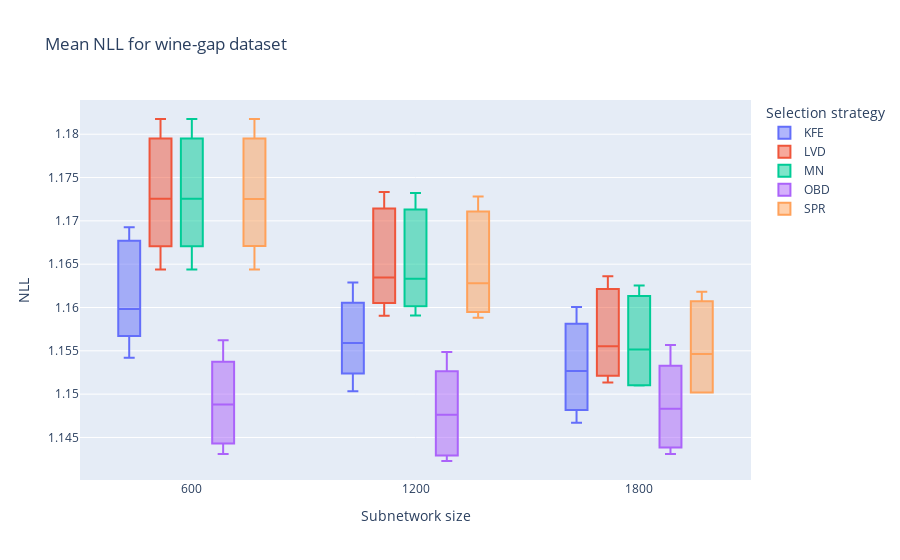

Source (notebook cell):
### Markdown cell above
#### Plot Mean and Standard Deviation of Negative Log Likelihoods of different selection strategies on wine-gap dataset

### Code cell
plot_nll(path="results/wine_GAP_*LA*.json", title="Mean NLL for wine-gap dataset")

### Figure 1 — Plotly figure (JSON) as saved in the notebook; plotly's stock layout.template omitted (floating-point values rounded to 4 significant figures)
{"data": [{"alignmentgroup": "True", "customdata": [[0, "GAP"], [0, "GAP"], [0, "GAP"], [1, "GAP"], [1, "GAP"], [1, "GAP"], [2, "GAP"], [2, "GAP"], [2, "GAP"], [3, "GAP"], [3, "GAP"], [3, "GAP"], [4, "GAP"], [4, "GAP"], [4, "GAP"]], "hovertemplate": "Selection strategy=KFE<br>Subnetwork size=%{x}<br>NLL=%{y}<br>seed=%{customdata[0]}<br>split=%{customdata[1]}<extra></extra>", "legendgroup": "KFE", "marker": {"color": "#636efa"}, "name": "KFE", "notched": false, "offsetgroup": "KFE", "orientation": "v", "quartilemethod": "exclusive", "showlegend": true, "type": "box", "x": [600, 1200, 1800, 600, 1200, 1800, 600, 1200, 1800, 600, 1200, 1800, 600, 1200, 1800], "x0": " ", "xaxis": "x", "y": [1.154, 1.15, 1.147, 1.16, 1.156, 1.153, 1.166, 1.158, 1.156, 1.169, 1.163, 1.16, 1.159, 1.154, 1.15], "y0": " ", "yaxis": "y"}, {"alignmentgroup": "True", "customdata": [[0, "GAP"], [0, "GAP"], [0, "GAP"], [1, "GAP"], [1, "GAP"], [1, "GAP"], [2, "GAP"], [2, "GAP"], [2, "GAP"], [3, "GAP"], [3, "GAP"], [3, "GAP"], [4, "GAP"], [4, "GAP"], [4, "GAP"]], "hovertemplate": "Selection strategy=LVD<br>Subnetwork size=%{x}<br>NLL=%{y}<br>seed=%{customdata[0]}<br>split=%{customdata[1]}<extra></extra>", "legendgroup": "LVD", "marker": {"color": "#EF553B"}, "name": "LVD", "notched": false, "offsetgroup": "LVD", "orientation": "v", "quartilemethod": "exclusive", "showlegend": true, "type": "box", "x": [600, 1200, 1800, 600, 1200, 1800, 600, 1200, 1800, 600, 1200, 1800, 600, 1200, 1800], "x0": " ", "xaxis": "x", "y": [1.164, 1.159, 1.151, 1.17, 1.163, 1.156, 1.177, 1.17, 1.161, 1.182, 1.173, 1.164, 1.173, 1.162, 1.153], "y0": " ", "yaxis": "y"}, {"alignmentgroup": "True", "customdata": [[0, "GAP"], [0, "GAP"], [0, "GAP"], [1, "GAP"], [1, "GAP"], [1, "GAP"], [2, "GAP"], [2, "GAP"], [2, "GAP"], [3, "GAP"], [3, "GAP"], [3, "GAP"], [4, "GAP"], [4, "GAP"], [4, "GAP"]], "hovertemplate": "Selection strategy=MN<br>Subnetwork size=%{x}<br>NLL=%{y}<br>seed=%{customdata[0]}<br>split=%{customdata[1]}<extra></extra>", "legendgroup": "MN", "marker": {"color": "#00cc96"}, "name": "MN", "notched": false, "offsetgroup": "MN", "orientation": "v", "quartilemethod": "exclusive", "showlegend": true, "type": "box", "x": [600, 1200, 1800, 600, 1200, 1800, 600, 1200, 1800, 600, 1200, 1800, 600, 1200, 1800], "x0": " ", "xaxis": "x", "y": [1.164, 1.159, 1.151, 1.17, 1.163, 1.155, 1.177, 1.169, 1.16, 1.182, 1.173, 1.163, 1.173, 1.161, 1.151], "y0": " ", "yaxis": "y"}, {"alignmentgroup": "True", "customdata": [[0, "GAP"], [0, "GAP"], [0, "GAP"], [1, "GAP"], [1, "GAP"], [1, "GAP"], [2, "GAP"], [2, "GAP"], [2, "GAP"], [3, "GAP"], [3, "GAP"], [3, "GAP"], [4, "GAP"], [4, "GAP"], [4, "GAP"]], "hovertemplate": "Selection strategy=OBD<br>Subnetwork size=%{x}<br>NLL=%{y}<br>seed=%{customdata[0]}<br>split=%{customdata[1]}<extra></extra>", "legendgroup": "OBD", "marker": {"color": "#ab63fa"}, "name": "OBD", "notched": false, "offsetgroup": "OBD", "orientation": "v", "quartilemethod": "exclusive", "showlegend": true, "type": "box", "x": [600, 1200, 1800, 600, 1200, 1800, 600, 1200, 1800, 600, 1200, 1800, 600, 1200, 1800], "x0": " ", "xaxis": "x", "y": [1.143, 1.142, 1.143, 1.149, 1.148, 1.148, 1.151, 1.15, 1.151, 1.156, 1.155, 1.156, 1.145, 1.144, 1.145], "y0": " ", "yaxis": "y"}, {"alignmentgroup": "True", "customdata": [[0, "GAP"], [0, "GAP"], [0, "GAP"], [1, "GAP"], [1, "GAP"], [1, "GAP"], [2, "GAP"], [2, "GAP"], [2, "GAP"], [3, "GAP"], [3, "GAP"], [3, "GAP"], [4, "GAP"], [4, "GAP"], [4, "GAP"]], "hovertemplate": "Selection strategy=SPR<br>Subnetwork size=%{x}<br>NLL=%{y}<br>seed=%{customdata[0]}<br>split=%{customdata[1]}<extra></extra>", "legendgroup": "SPR", "marker": {"color": "#FFA15A"}, "name": "SPR", "notched": false, "offsetgroup": "SPR", "orientation": "v", "quartilemethod": "exclusive", "showlegend": true, "type": "box", "x": [600, 1200, 1800, 600, 1200, 1800, 600, 1200, 1800, 600, 1200, 1800, 600, 1200, 1800], "x0": " ", "xaxis": "x", "y": [1.164, 1.159, 1.15, 1.17, 1.163, 1.155, 1.177, 1.169, 1.16, 1.182, 1.173, 1.162, 1.173, 1.16, 1.15], "y0": " ", "yaxis": "y"}], "layout": {"boxmode": "group", "legend": {"title": {"text": "Selection strategy"}, "tracegroupgap": 0}, "title": {"text": "Mean NLL for wine-gap dataset"}, "xaxis": {"anchor": "y", "domain": [0, 1], "title": {"text": "Subnetwork size"}}, "yaxis": {"anchor": "x", "domain": [0, 1], "title": {"text": "NLL"}}}}
